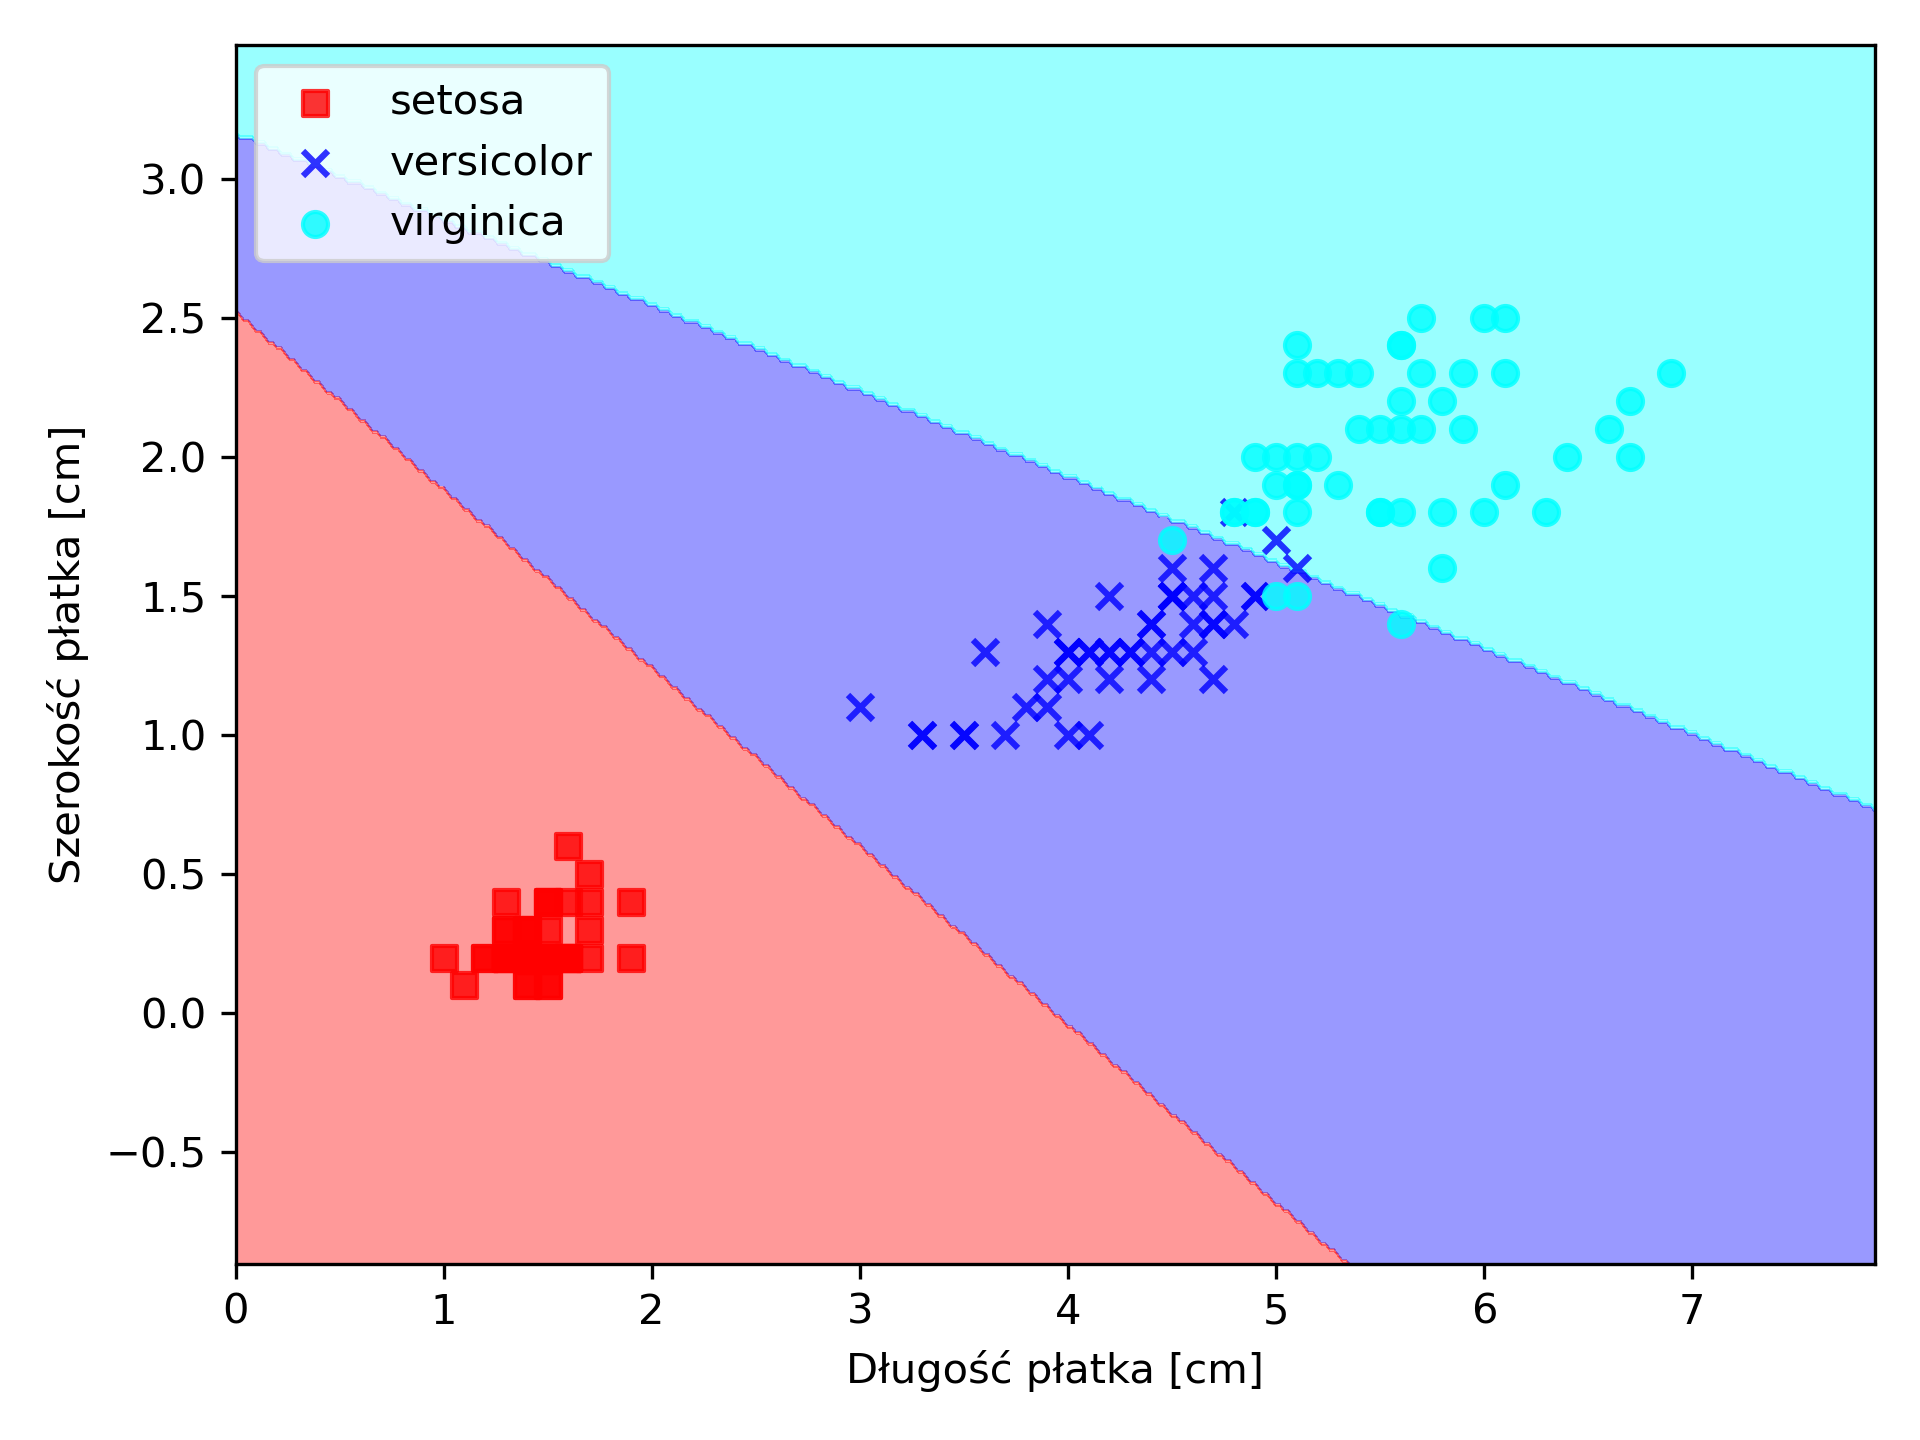

Source code (Python):
#! /usr/bin/python

import numpy as np
from sklearn.preprocessing import StandardScaler
from sklearn.linear_model import LogisticRegression
from sklearn.pipeline import make_pipeline
from sklearn.pipeline import Pipeline
from sklearn.datasets import load_iris

# tak tworzymy kolejkę, w której najpierw wykonamy przeskalowanie,
#a później algorytmem regresji logistystycznej (inna miara dokładności dopasowania) zrobimy dopasowanie
pipe = make_pipeline(
    StandardScaler(),
    LogisticRegression()
)

dane = load_iris()

# teraz obliczamy dopasowanie
pipe.fit(dane["data"][:,2:], dane["target"])
Pipeline(steps=[('standardscaler', StandardScaler()),('logisticregression', LogisticRegression())])

from matplotlib.colors import ListedColormap
import matplotlib.pyplot as plt

def plot_decision_regions(X, y, classifier, target_names):
    res = 0.02
    # konfiguruje generator znaczników i mapę kolorów
    markers = ('s', 'x', 'o')
    colors = ('red', 'blue', 'cyan')
    cmap = ListedColormap(colors[:len(np.unique(y))])
    # zamaluje powierzchnie decyzyjne
    x1_min, x1_max = X[:, 0].min() - 1, X[:, 0].max() + 1
    x2_min, x2_max = X[:, 1].min() - 1, X[:, 1].max() + 1
    xx1, xx2 = np.meshgrid(np.arange(x1_min, x1_max, res),
                           np.arange(x2_min, x2_max, res))
    Z = classifier.predict(np.array([xx1.ravel(), xx2.ravel()]).T)
    Z = Z.reshape(xx1.shape)
    plt.contourf(xx1, xx2, Z, alpha=0.4, cmap=cmap)
    plt.xlim(xx1.min(), xx1.max())
    plt.ylim(xx2.min(), xx2.max())

    # rysuje wykres wszystkich próbek
    for idx, cl in enumerate(np.unique(y)):
        plt.scatter(x=X[y == cl, 0], y=X[y == cl, 1],
                    alpha=0.8, color=cmap(idx),
                    marker=markers[idx], label=target_names[cl])

plot_decision_regions(dane["data"][:,2:], dane["target"], pipe, dane.target_names)
plt.xlabel('Długość płatka [cm]')
plt.ylabel('Szerokość płatka [cm]')
plt.legend(loc='upper left')

plt.tight_layout()
plt.savefig('./irys_klasyf.png', dpi=300)
plt.show()

